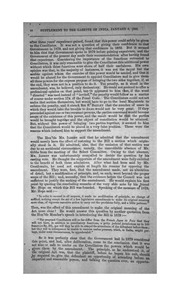
#> input picture __ia_thumb.jpg, 180 x 296 px
$ python -i tesseract.py   (imports and definitions only)
#> lines starting #> are read from the running program, lines starting #| are printed output that depends on the picture
"""Run OCR yourself on newspaper scans (JPEG/PNG/TIFF) with Tesseract.

Install the extra and the engine first::

    pip install "timecapsule[ocr]"
    sudo apt-get install tesseract-ocr      # or: brew install tesseract

Newspaper pages are dense multi-column layouts, so we ask Tesseract for its
paragraph blocks (``image_to_data``) and keep each block's position and mean
confidence, the same shape we get from ALTO.
"""

from __future__ import annotations

from pathlib import Path

from ..models import Block
from .clean import normalize


def _preprocess(img):
    from PIL import ImageOps

    img = ImageOps.exif_transpose(img).convert("L")
#> img is the input picture: PIL image 180x296 L; min 59, max 255, mean 199.3
    img = ImageOps.autocontrast(img, cutoff=1)
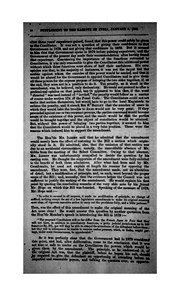
#> img: PIL image 180x296 L; min 0, max 255, mean 163.2
    # Microfilm scans are often small; Tesseract prefers ~300 dpi text height.
    if img.width < 2500:
        scale = 2500 / img.width
#> scale = 13.89
        img = img.resize((int(img.width * scale), int(img.height * scale)))
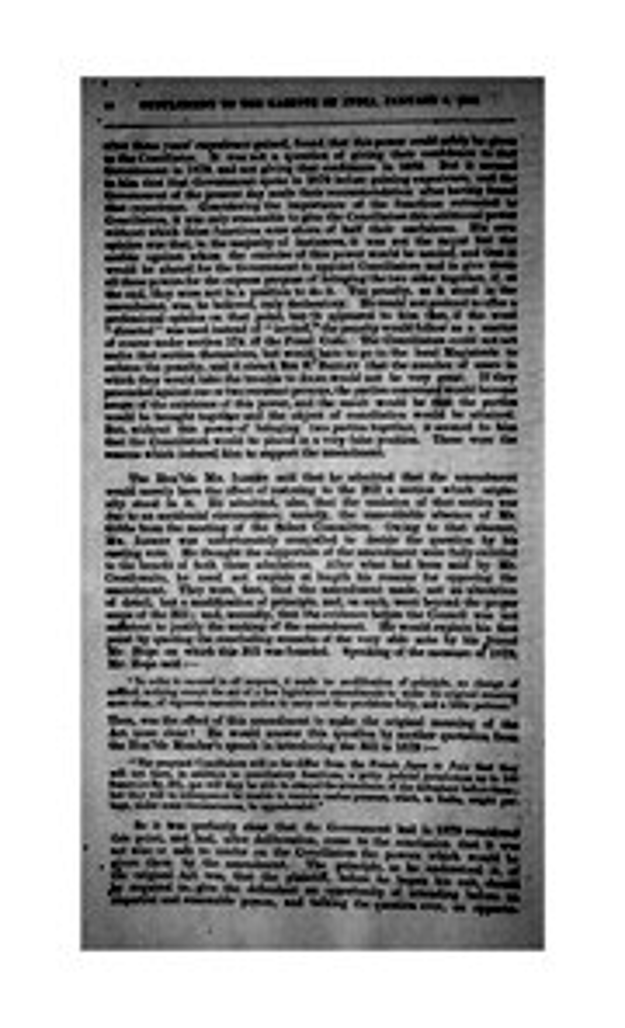
#> img: PIL image 2500x4111 L (shown at 1/4 size); min 0, max 255, mean 163.1
    return img


def ocr_image(path: str | Path, lang: str = "eng") -> tuple[list[Block], float | None]:
    try:
        import pytesseract
        from PIL import Image
    except ImportError as e:  # pragma: no cover - depends on optional extra
        raise SystemExit('OCR needs the optional extra: pip install "timecapsule[ocr]"') from e

    img = _preprocess(Image.open(path))
    W, H = img.size
#> W = 2500; H = 4111
#> (the run stopped early here; a loop or call above may not have finished)
